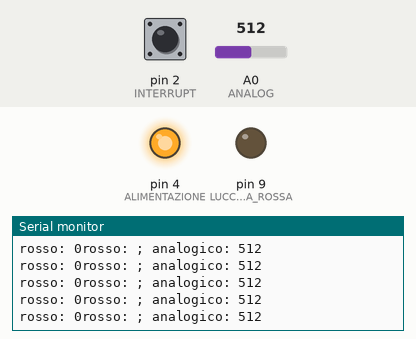
Bench run of a sketch on a simulated Arduino Uno, built with avr-gcc and run on an emulated ATmega328P. Shown: output pins drawn as LEDs (lit = HIGH), the last lines printed to the serial monitor. The test bench sets the inputs (shaded band); at power-on: pin 2 (INTERRUPT) LOW, A0 (ANALOG) = 512.

Above: at 1.2 s.
1.3 s: pin 2 (INTERRUPT) pulled HIGH for 0.15 s
At 1.31 s:
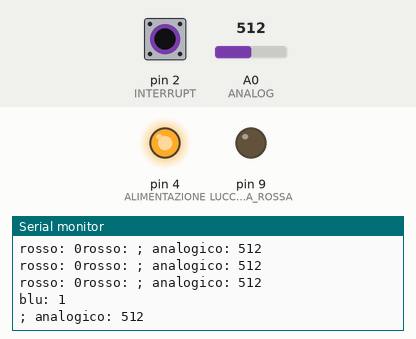
At 3.32 s:
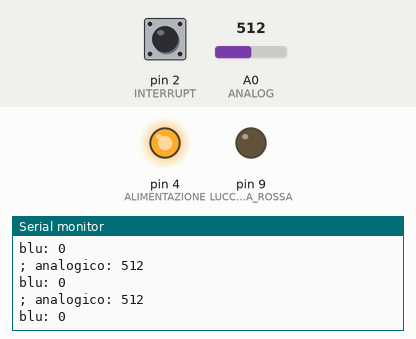

The sketch:

interruptBase.ino
```cpp
#define INTERRUPT 2
#define ALIMENTAZIONE 4
#define LUCCIOLA_ROSSA 9
#define LUCCIOLA_BLU 9
#define ANALOG A0
#define RITARDO 100

volatile byte stato = LOW;
void notifica() {
  stato = !stato;
}

void setup()
{
  Serial.begin(57600);

  pinMode(INTERRUPT, INPUT);
  pinMode(ALIMENTAZIONE, OUTPUT);
  pinMode(LUCCIOLA_ROSSA, OUTPUT);
  pinMode(LUCCIOLA_BLU, OUTPUT);
  digitalWrite(ALIMENTAZIONE,HIGH);
  attachInterrupt(digitalPinToInterrupt(INTERRUPT),notifica,RISING);
}

void loop()
{
  /*
  Serial.print("stato: ");
  Serial.println(stato);
  */
  if (stato == LOW) {
    Serial.print("rosso: ");
    Serial.print(digitalRead(INTERRUPT));
    Serial.print("rosso: ");
    Serial.print("; analogico: ");
    Serial.println(analogRead(ANALOG));
    delay(RITARDO);
    /*
    digitalWrite(LUCCIOLA_ROSSA,HIGH);
    delay(RITARDO);
    digitalWrite(LUCCIOLA_ROSSA,LOW);
    delay(RITARDO);
    */
  } else {
    Serial.print("blu: ");
    Serial.println(digitalRead(INTERRUPT));
    Serial.print("; analogico: ");
    Serial.println(analogRead(ANALOG));
    delay(RITARDO);
    /*
    digitalWrite(LUCCIOLA_BLU,HIGH);
    delay(RITARDO);
    digitalWrite(LUCCIOLA_BLU,LOW);
    delay(RITARDO);
    */
  }
}
```

Measured:
- after the input at 1.3 s, the serial monitor: prints a new line at once (image 1)
